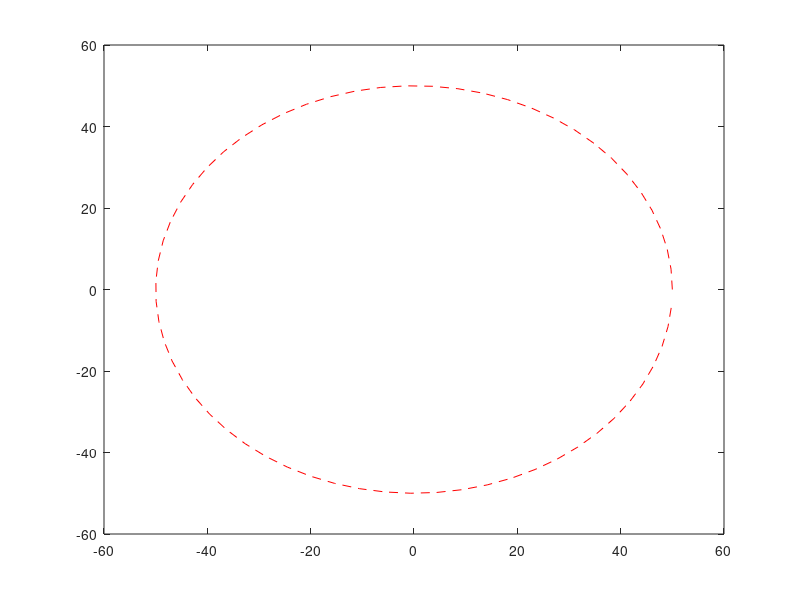

Write the MATLAB code that produced this figure. (Note: this script raises an error after producing the figure.)
%%
clear 
clc
clf

start = zeros(4,1);
state = zeros(4,1);
R = 50;
interR = 16;
aplha = linspace(0, 2*pi, 200);
rmin = -pi/2;
rmax = pi/2;
hmin = -pi/4;
hmax = pi/4;
step = (hmax-hmin)/4;
figure(1)
plot(R*cos([0:0.1:2*pi]),R*sin([0:0.1:2*pi]),'r--'), hold on ;
Xstate = [];
j = 0;

for i = rmin:step:rmax
%     for j = hmin:step:hmax
        state = round( [ R*cos(i); R*sin(i); i+j; 0 ] , 8);     % 取4位精度
        if abs( state(3)-start(3)) > pi
            state(3) = gui(state(3));
            start(3) = gui(start(3));
        end
        Xstate(:,end+1) = state;
        [ Path, S, status] = trajectory_generate(50, start,state);
        if status == 0
            continue;
        end
        plot( Path(1,:), Path(2,:) ), hold on;
%     end
end

start(3) = -pi;
for i = rmax:step:2*pi+rmin
%     for j = hmin:step:hmax
        state = round( [ R*cos(i); R*sin(i); i+j; 0 ] , 8);     % 取4位精度
        if abs( state(3)-start(3)) > pi
            state(3) = gui(state(3));
            start(3) = gui(start(3));
        end
        Xstate(:,end+1) = state;
        [ Path, S, status] = trajectory_generate(50, start,state);
        if status == 0
            continue;
        end
        plot( Path(1,:), Path(2,:) ), hold on;
%     end
end


function x = gui( x )
    if x<-pi
        x = x + (fix(x/(2*pi))+1.0)*2*pi;
    elseif x>=pi
        x = x - (fix(x/(2*pi))+1.0)*2*pi;
    end        
end